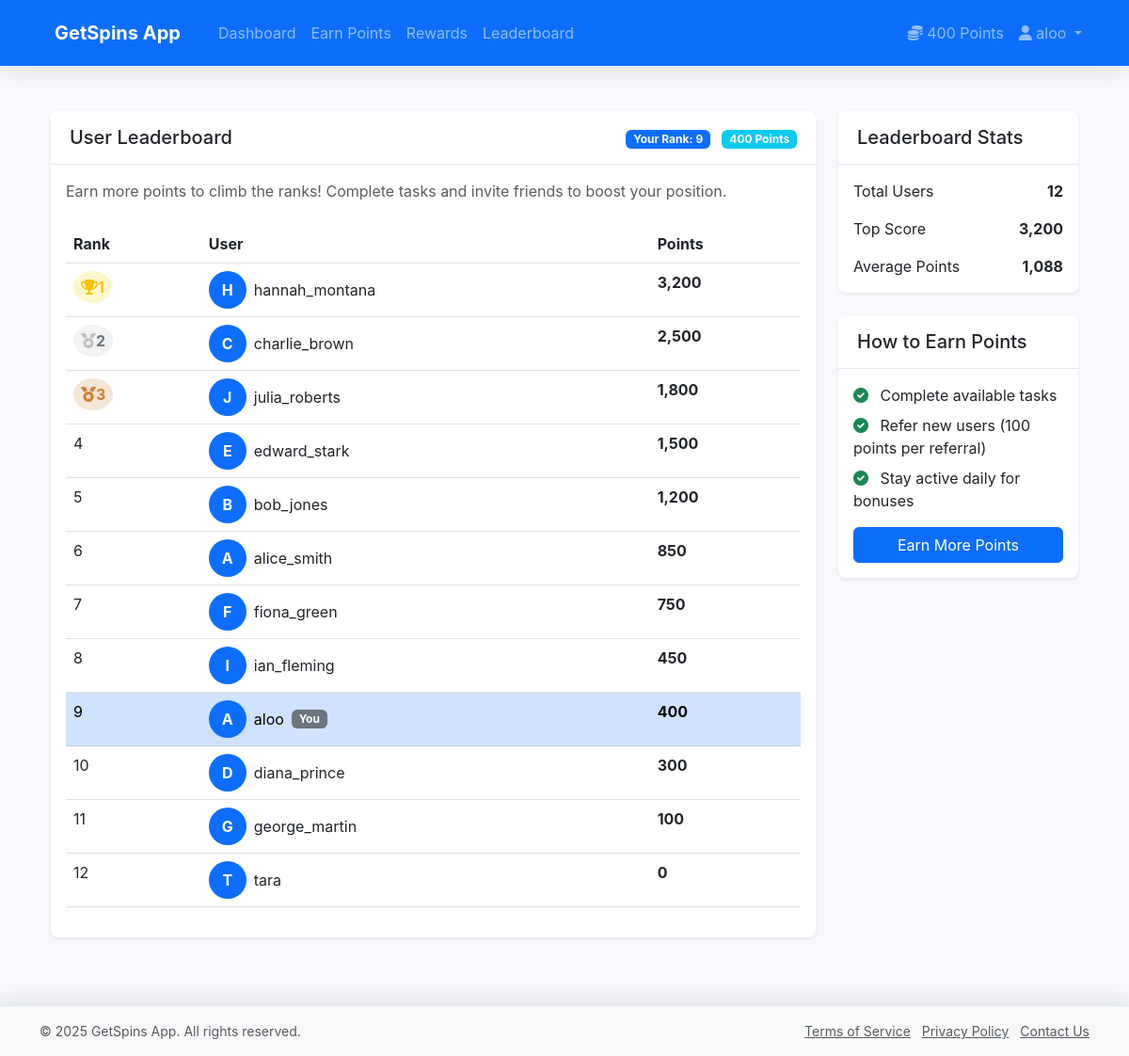
The page /leaderboard.php (signed in) on the database as committed earlier.
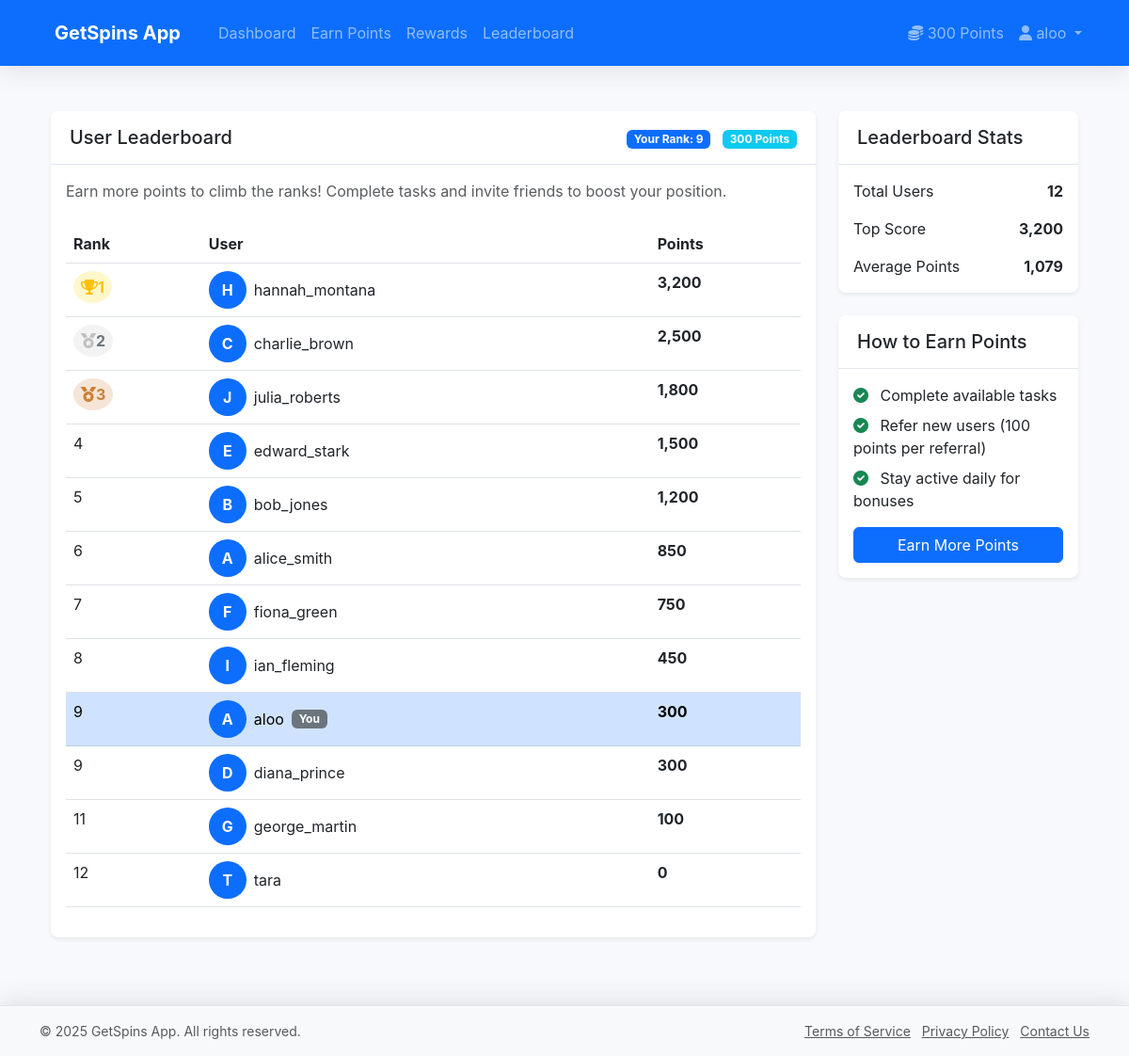
The same page on the database as committed later.
### tables this page shows
CREATE TABLE users (
            id INTEGER PRIMARY KEY AUTOINCREMENT,
            username TEXT NOT NULL UNIQUE,
            email TEXT NOT NULL UNIQUE,
            password TEXT NOT NULL,
            points INTEGER NOT NULL DEFAULT 0,
            is_admin INTEGER NOT NULL DEFAULT 0,
            created_at TIMESTAMP DEFAULT CURRENT_TIMESTAMP,
            updated_at TIMESTAMP DEFAULT CURRENT_TIMESTAMP
        , referral_code TEXT, referred_by INTEGER, is_blocked INTEGER DEFAULT 0 NOT NULL);

### includes/db.php (called while the page is built, shortened)
<?php
class Database {
    private static $instance;
    public static function getInstance() {
        if (!self::$instance) {
            self::$instance = new self();
        }
        return self::$instance;
    }
}
?>

### includes/auth.php (called while the page is built, shortened)
<?php
require_once 'db.php';
class Auth {
    private $db;
    public function __construct() {
        $this->db = Database::getInstance();
    }
    public function isLoggedIn() {
        return isset($_SESSION['logged_in']) && $_SESSION['logged_in'] === true;
    }
    public function isAdmin() {
        return isset($_SESSION['is_admin']) && $_SESSION['is_admin'] == 1;
    }
    public function getUser() {
        $user_id = $_SESSION['user_id'];
        $conn = $this->db->getConnection();
        try {
            $stmt = $conn->prepare("SELECT id, username, email, points, is_admin, created_at, referral_code, referred_by FROM users WHERE id = :user_id");
            $stmt->bindValue(':user_id', $user_id);
            $stmt->execute();
            $user = $stmt->fetch(PDO::FETCH_ASSOC);
            return $user;
        } catch (PDOException $e) {
            error_log('Error getting user: ' . $e->getMessage());
            return null;
        }
    }
}
?>

### includes/functions.php (called while the page is built, shortened)
<?php
require_once 'db.php';
function formatPoints($points) {
    return number_format($points);
}
?>

### leaderboard.php (the view, shortened to what the changed rows need)
<?php
require_once 'includes/config.php';
require_once 'includes/auth.php';
require_once 'includes/functions.php';
require_once 'includes/db.php';
$auth = new Auth();
$current_user = $auth->getUser();
$db = Database::getInstance();
$conn = $db->getConnection();
$query = "SELECT id, username, points,
          (SELECT COUNT(*) FROM users u2 WHERE u2.points > u1.points) + 1 AS rank
          FROM users u1
          WHERE is_admin = 0
          ORDER BY points DESC
          LIMIT 20";
$result = $conn->query($query);
$leaderboard_users = [];
if ($result) {
    while ($row = $result->fetch(PDO::FETCH_ASSOC)) {
        $leaderboard_users[] = $row;
    }
}
$current_user_rank = null;
if ($auth->isLoggedIn() && !$auth->isAdmin()) {
    $find_rank_query = "SELECT (SELECT COUNT(*) FROM users u2 WHERE u2.points > u1.points) + 1 AS rank
                       FROM users u1 WHERE id = :user_id";
    $stmt = $conn->prepare($find_rank_query);
    $stmt->execute(['user_id' => $current_user['id']]);
    $current_user_rank = $stmt->fetch(PDO::FETCH_ASSOC);
}
include 'includes/header.php';
?>
<div class="container py-4">
    <div class="row">
        <div class="col-lg-9">
            <div class="card shadow-sm">
                <div class="card-header d-flex justify-content-between align-items-center">
                    <?php if ($auth->isLoggedIn() && !$auth->isAdmin()): ?>
                        <div class="my-rank-badge">
                            <span class="badge bg-primary">Your Rank: <?php echo $current_user_rank['rank']; ?></span>
                            <span class="badge bg-info ms-2"><?php echo formatPoints($current_user['points']); ?> Points</span>
                        </div>
                    <?php endif; ?>
                </div>
                <div class="card-body">
                    <?php if (empty($leaderboard_users)): ?>
                        <div class="alert alert-info">
                            No users in the leaderboard yet. Be the first to earn points!
                        </div>
                    <?php else: ?>
                        <div class="table-responsive">
                            <table class="table table-hover">
                                <thead>
                                    <tr>
                                        <th>Rank</th>
                                        <th>User</th>
                                        <th>Points</th>
                                    </tr>
                                </thead>
                                <tbody>
                                    <?php foreach ($leaderboard_users as $user): ?>
                                        <tr<?php echo ($auth->isLoggedIn() && $user['id'] == $current_user['id']) ? ' class="table-primary"' : ''; ?>>
                                            <td>
                                                <?php if ($user['rank'] <= 3): ?>
                                                    <span class="rank-badge rank-<?php echo $user['rank']; ?>">
                                                        <?php if ($user['rank'] == 1): ?>
                                                            <i class="fas fa-trophy text-warning"></i>
                                                        <?php elseif ($user['rank'] == 2): ?>
                                                            <i class="fas fa-medal" style="color: #C0C0C0;"></i>
                                                        <?php else: ?>
                                                            <i class="fas fa-medal" style="color: #CD7F32;"></i>
                                                        <?php endif; ?>
                                                        <?php echo $user['rank']; ?>
                                                    </span>
                                                <?php else: ?>
                                                    <?php echo $user['rank']; ?>
                                                <?php endif; ?>
                                            </td>
                                            <td>
                                                <div class="d-flex align-items-center">
                                                    <div class="user-avatar me-2 bg-primary text-white rounded-circle d-flex align-items-center justify-content-center" style="width: 40px; height: 40px;">
                                                        <?php echo strtoupper(substr($user['username'], 0, 1)); ?>
                                                    </div>
                                                    <span><?php echo htmlspecialchars($user['username']); ?></span>
                                                    <?php if ($auth->isLoggedIn() && $user['id'] == $current_user['id']): ?>
                                                        <span class="badge bg-secondary ms-2">You</span>
                                                    <?php endif; ?>
                                                </div>
                                            </td>
                                            <td>
                                                <strong><?php echo formatPoints($user['points']); ?></strong>
                                            </td>
                                        </tr>
                                    <?php endforeach; ?>
                                </tbody>
                            </table>
                        </div>
                    <?php endif; ?>
                </div>
            </div>
        </div>
        <div class="col-lg-3 mt-4 mt-lg-0">
            <div class="card shadow-sm mb-4">
                <div class="card-body">
                    <div class="stats-item">
                        <div class="d-flex justify-content-between">
                            <span>Average Points</span>
                            <span class="fw-bold">
                                <?php
                                $avg_query = "SELECT AVG(points) as avg_points FROM users WHERE is_admin = 0";
                                $avg_result = $conn->query($avg_query);
                                $avg_points = $avg_result->fetch(PDO::FETCH_ASSOC)['avg_points'];
                                echo formatPoints($avg_points ?? 0);
                                ?>
                            </span>
                        </div>
                    </div>
                </div>
            </div>
        </div>
    </div>
</div>
<?php include 'includes/footer.php'; ?>

### includes/header.php (shortened to what the changed rows need)
<?php
require_once 'includes/config.php';
require_once 'includes/auth.php';
require_once 'includes/functions.php';
require_once 'includes/db.php';
$auth = new Auth();
$current_user = $auth->getUser();
$current_page = basename($_SERVER['PHP_SELF']);
?>
<!DOCTYPE html>
<html lang="en">
<head>
    <link href="https://cdn.jsdelivr.net/npm/bootstrap@5.3.0-alpha1/dist/css/bootstrap.min.css" rel="stylesheet">
    <link href="https://cdnjs.cloudflare.com/ajax/libs/font-awesome/6.0.0/css/all.min.css" rel="stylesheet">
    <link href="assets/css/style.css" rel="stylesheet">
</head>
<body>
    <nav class="navbar navbar-expand-lg navbar-dark bg-primary">
        <div class="container">
            <div class="collapse navbar-collapse" id="navbarNav">
                <ul class="navbar-nav ms-auto">
                    <?php if ($auth->isLoggedIn()): ?>
                        <li class="nav-item">
                            <a class="nav-link" href="#">
                                <i class="fas fa-coins"></i> <?php echo formatPoints($current_user['points']); ?> Points
                            </a>
                        </li>
                        <li class="nav-item dropdown">
                            <a class="nav-link dropdown-toggle" href="#" id="navbarDropdown" role="button" data-bs-toggle="dropdown" aria-expanded="false">
                                <i class="fas fa-user"></i> <?php echo htmlspecialchars($current_user['username']); ?>
                            </a>
                        </li>
                    <?php endif; ?>
                </ul>
            </div>
        </div>
    </nav>
    <div class="<?php echo $current_page === 'index.php' && !$auth->isLoggedIn() ? 'full-width-container' : 'container py-4'; ?>"><?php

Rows that differ between the two databases and show on the page:
changed users "aloo": points "400" → "300"
Other text that changed with them:
formatPoints($avg_points ?? 0): "1,088" → "1,079"
new list line: "9 A aloo You 300"
new list line: "9 D diana_prince 300"
list line gone: "9 A aloo You 400"
list line gone: "10 D diana_prince 300"
